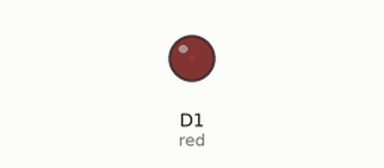
Recording of a sketch running on a simulated ESP8266 (NodeMCU). Parts: output pins drawn as LEDs (lit = HIGH).

Above: at 0.05 s.
At 1.05 s:
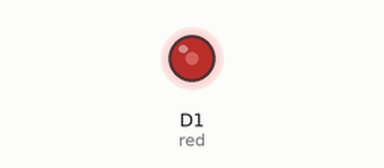
At 2.05 s:
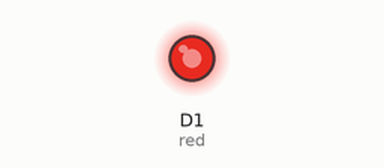
At 5.1 s:
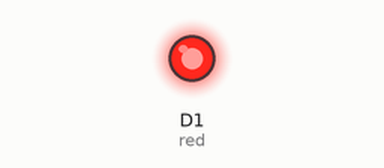
Timing chart, 0 to 6.7 s (numbered marks = the images above):
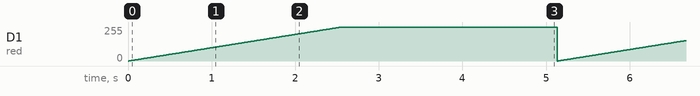

Measured:
- by itself, D1 (red): ramps from 0/255 to 255/255 and jumps back, once every 5.1 s

The sketch:

p3_1-pwm.ino
```cpp
char red = D1;

void setup()
{
}

void loop()
{
  for(int i = 0; i <= 512; i++) {
    analogWrite(red, i);
    delay(10);
  }
}
```
